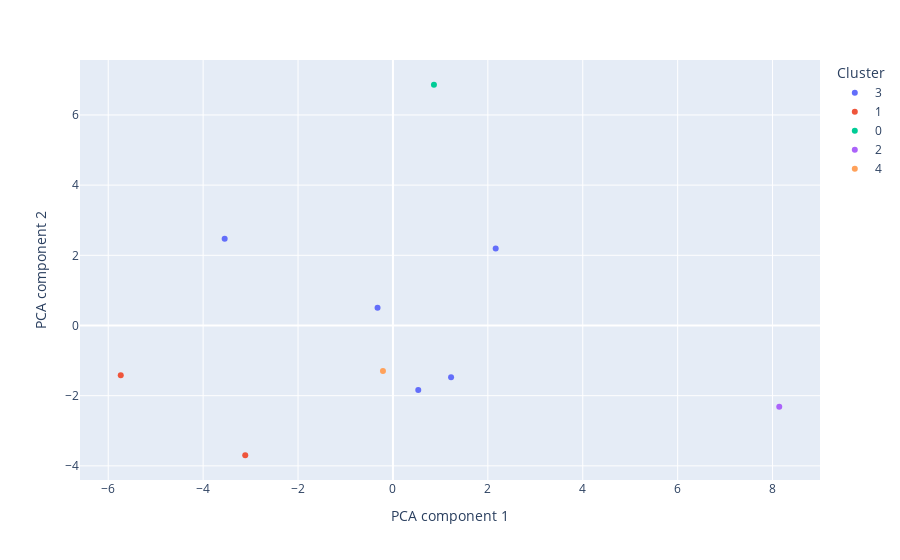

Here is the notebook cell this chart was saved with:
### Code cell
from sklearn.decomposition import PCA
import plotly.express as px

pca = PCA(n_components=2)
components = pca.fit_transform(embeddings)


fig = px.scatter(components, 
                 color=cluster_assignment.astype(str), 
                 labels={
                     "0": "PCA component 1",
                     "1": "PCA component 2",
                     "color": "Cluster"
                 },
                 x=0, 
                 y=1)
fig.show()

### Figure 1 — Plotly figure (JSON) as saved in the notebook; plotly's stock layout.template omitted (floating-point values rounded to 4 significant figures)
{"data": [{"hovertemplate": "Cluster=3<br>PCA component 1=%{x}<br>PCA component 2=%{y}<extra></extra>", "legendgroup": "3", "marker": {"color": "#636efa", "symbol": "circle"}, "mode": "markers", "name": "3", "orientation": "v", "showlegend": true, "type": "scatter", "x": [0.534, -0.3243, -3.546, 2.166, 1.225], "xaxis": "x", "y": [-1.835, 0.5056, 2.473, 2.197, -1.477], "yaxis": "y"}, {"hovertemplate": "Cluster=1<br>PCA component 1=%{x}<br>PCA component 2=%{y}<extra></extra>", "legendgroup": "1", "marker": {"color": "#EF553B", "symbol": "circle"}, "mode": "markers", "name": "1", "orientation": "v", "showlegend": true, "type": "scatter", "x": [-5.736, -3.113], "xaxis": "x", "y": [-1.415, -3.697], "yaxis": "y"}, {"hovertemplate": "Cluster=0<br>PCA component 1=%{x}<br>PCA component 2=%{y}<extra></extra>", "legendgroup": "0", "marker": {"color": "#00cc96", "symbol": "circle"}, "mode": "markers", "name": "0", "orientation": "v", "showlegend": true, "type": "scatter", "x": [0.864], "xaxis": "x", "y": [6.86], "yaxis": "y"}, {"hovertemplate": "Cluster=2<br>PCA component 1=%{x}<br>PCA component 2=%{y}<extra></extra>", "legendgroup": "2", "marker": {"color": "#ab63fa", "symbol": "circle"}, "mode": "markers", "name": "2", "orientation": "v", "showlegend": true, "type": "scatter", "x": [8.141], "xaxis": "x", "y": [-2.316], "yaxis": "y"}, {"hovertemplate": "Cluster=4<br>PCA component 1=%{x}<br>PCA component 2=%{y}<extra></extra>", "legendgroup": "4", "marker": {"color": "#FFA15A", "symbol": "circle"}, "mode": "markers", "name": "4", "orientation": "v", "showlegend": true, "type": "scatter", "x": [-0.2103], "xaxis": "x", "y": [-1.295], "yaxis": "y"}], "layout": {"legend": {"title": {"text": "Cluster"}, "tracegroupgap": 0}, "margin": {"t": 60}, "xaxis": {"anchor": "y", "domain": [0, 1], "title": {"text": "PCA component 1"}}, "yaxis": {"anchor": "x", "domain": [0, 1], "title": {"text": "PCA component 2"}}}}
